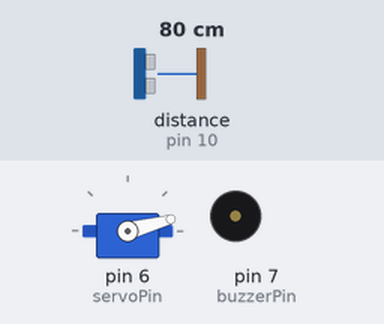
A sketch run on a simulated Arduino Uno, built with avr-gcc and run on an emulated ATmega328P. On the bench: servo, buzzer (waves = sounding, pin HIGH). Wiring (inferred from the names in the program): ultrasonic range finder: trigger pin 9; echo pin 10. The test bench sets the inputs (shaded band); at power-on: distance to the obstacle (sensor on pin 10) 80 cm. The echo pulse lasts 58.3 µs per cm; pins used as bus, display or sensor lines are not drawn; what the sketch prints to the serial monitor is not drawn.

Above: at 0.01 s.
1.3 s: distance to the obstacle (sensor on pin 10) set to 2 cm
At 2.0 s:
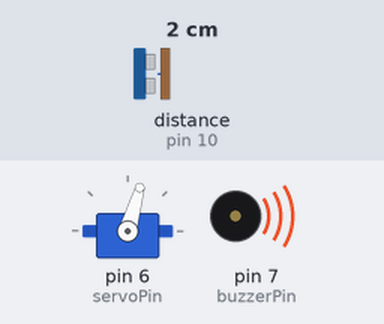
4.3 s: distance to the obstacle (sensor on pin 10) set to 36 cm
7.3 s: distance to the obstacle (sensor on pin 10) set to 44 cm
At 9.88 s:
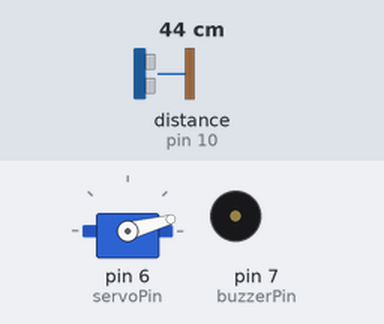
10.3 s: distance to the obstacle (sensor on pin 10) set to 35 cm
At 10.9 s:
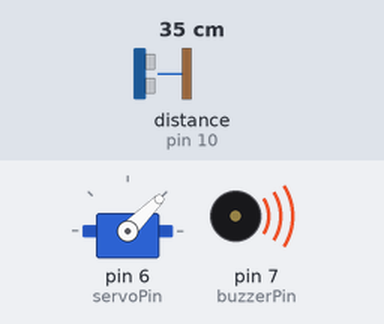
13.3 s: distance to the obstacle (sensor on pin 10) set to 60 cm
At 14.92 s:
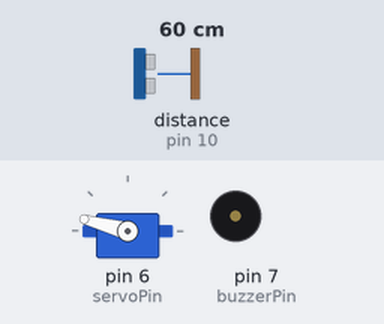
16.3 s: distance to the obstacle (sensor on pin 10) set to 4 cm
At 19.75 s:
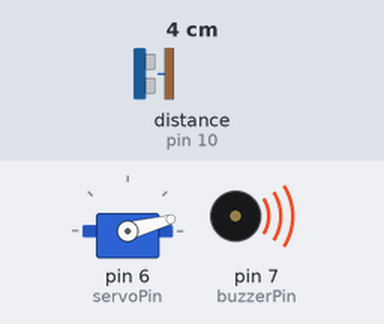
Timing chart, 0 to 20.3 s (numbered marks = the images above; inputs shaded):
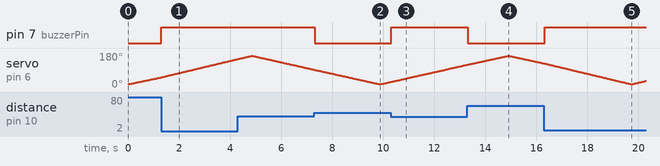

The sketch:

Radar_Arduino.ino
```cpp
#include <Servo.h>

const int trigPin = 9;
const int echoPin = 10;
const int servoPin = 6;
const int buzzerPin = 7;

long duration;
int distance;
Servo myServo;

void setup() {
  pinMode(trigPin, OUTPUT);
  pinMode(echoPin, INPUT);
  pinMode(buzzerPin, OUTPUT);
  Serial.begin(9600);
  myServo.attach(servoPin);
}

void loop() {
  for(int i = 15; i <= 165; i++) {
    myServo.write(i);
    delay(30);
    distance = calculateDistance();

    Serial.print(i);
    Serial.print(",");
    Serial.print(distance);
    Serial.print(".");

    if(distance < 40 && distance > 0) {
      digitalWrite(buzzerPin, HIGH);
    } else {
      digitalWrite(buzzerPin, LOW);
    }
  }

  for(int i = 165; i >= 15; i--) {
    myServo.write(i);
    delay(30);
    distance = calculateDistance();

    Serial.print(i);
    Serial.print(",");
    Serial.print(distance);
    Serial.print(".");

    if(distance < 40 && distance > 0) {
      digitalWrite(buzzerPin, HIGH);
    } else {
      digitalWrite(buzzerPin, LOW);
    }
  }
}

int calculateDistance() {
  digitalWrite(trigPin, LOW);
  delayMicroseconds(2);
  digitalWrite(trigPin, HIGH);
  delayMicroseconds(10);
  digitalWrite(trigPin, LOW);
  duration = pulseIn(echoPin, HIGH);
  distance = duration * 0.034 / 2;
  return distance;
}
```

Measured:
- the behaviour switches between 40 and 41 cm on distance to the obstacle (sensor on pin 10) (found by bisection; images 1 and 2)
- after the input at 1.3 s, pin 7 (buzzerPin): LOW → HIGH at once
- after the input at 7.3 s, pin 7 (buzzerPin): HIGH → LOW at once
- after the input at 10.3 s, pin 7 (buzzerPin): LOW → HIGH at once
- after the input at 13.3 s, pin 7 (buzzerPin): HIGH → LOW at once
- after the input at 16.3 s, pin 7 (buzzerPin): LOW → HIGH at once
